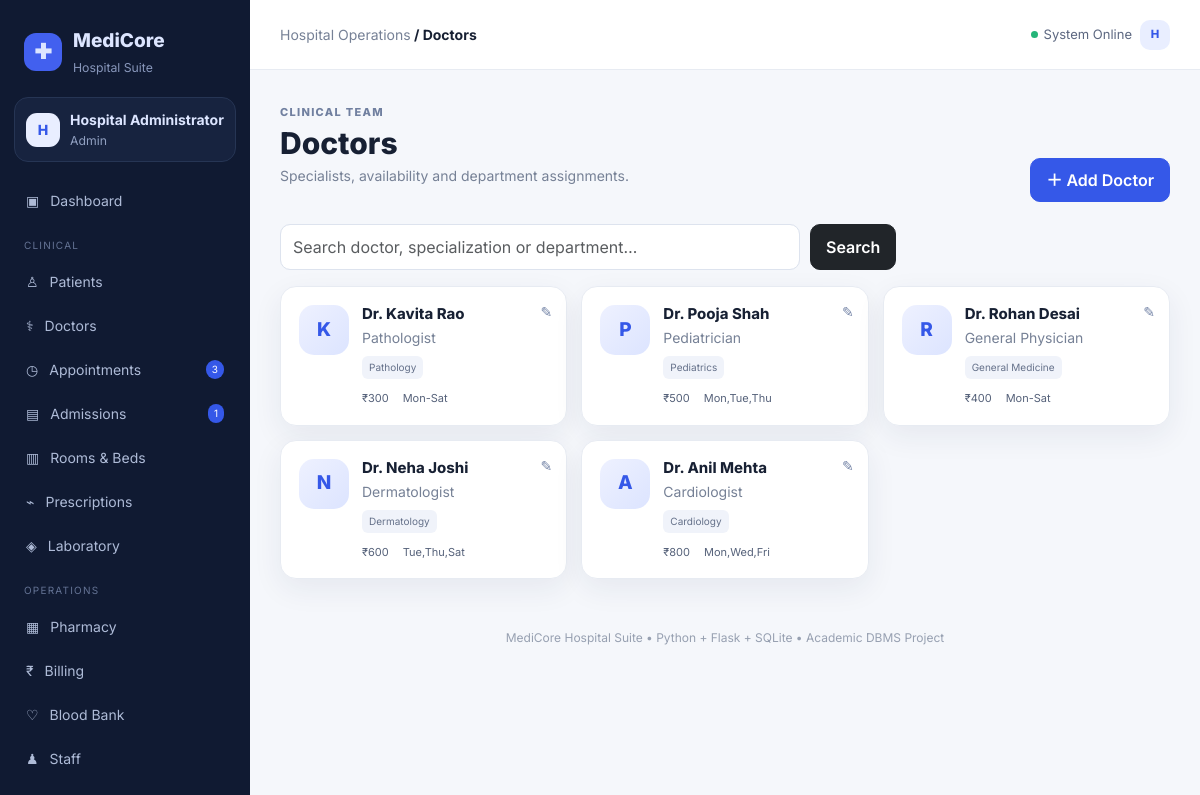
/doctors (signed in), run on the app's committed database.
### tables this page shows
CREATE TABLE doctors(
 doctor_id INTEGER PRIMARY KEY AUTOINCREMENT, name TEXT NOT NULL, specialization TEXT, department_id INTEGER,
 phone TEXT,email TEXT,license_no TEXT,consultation_fee REAL DEFAULT 0,
 available_days TEXT,available_time TEXT,status TEXT DEFAULT 'Active',
 FOREIGN KEY(department_id) REFERENCES departments(department_id)
);

CREATE TABLE departments(
 department_id INTEGER PRIMARY KEY AUTOINCREMENT, name TEXT UNIQUE NOT NULL, floor TEXT, head_name TEXT,
 phone TEXT, status TEXT DEFAULT 'Active'
);

### app.py (the view)
@app.route("/doctors")
@login_required
def doctors():
    q=request.args.get("q","").strip()
    sql="""SELECT d.*,dep.name department_name FROM doctors d
           LEFT JOIN departments dep ON d.department_id=dep.department_id WHERE 1=1"""
    params=[]
    if q: sql+=" AND (d.name LIKE ? OR d.specialization LIKE ? OR dep.name LIKE ?)"; params=[f"%{q}%"]*3
    sql+=" ORDER BY d.doctor_id DESC"
    return render_template("doctors/list.html",doctors=query(sql,params),q=q)

### app.py (called while the page is built)
def get_db():
    conn = sqlite3.connect(DB_PATH)
    conn.row_factory = sqlite3.Row
    conn.execute("PRAGMA foreign_keys = ON")
    conn.execute("PRAGMA journal_mode = WAL")
    return conn

def query(sql, params=()):
    conn = get_db()
    cur = conn.execute(sql, params)
    rows = [dict(r) for r in cur.fetchall()]
    conn.close()
    return rows

def one(sql, params=()):
    conn = get_db()
    row = conn.execute(sql, params).fetchone()
    result = dict(row) if row else None
    conn.close()
    return result

def login_required(fn):
    @wraps(fn)
    def wrapper(*args, **kwargs):
        if "user_id" not in session:
            flash("Please login first.", "warning")
            return redirect(url_for("login"))
        return fn(*args, **kwargs)
    return wrapper

@app.context_processor
def globals():
    return {
        "current_date": date.today(),
        "app_name": "MediCore Hospital",
        "nav_count": {
            "pending": one("SELECT COUNT(*) c FROM appointments WHERE status='Scheduled'")["c"],
            "admitted": one("SELECT COUNT(*) c FROM admissions WHERE status='Admitted'")["c"]
        }
    }

### templates/doctors/list.html
{% extends "base.html" %}{% block title %}Doctors{% endblock %}
{% block content %}<div class="page-head"><div><span class="eyebrow">CLINICAL TEAM</span><h1>Doctors</h1><p class="muted">Specialists, availability and department assignments.</p></div><a class="btn btn-primary" href="{{url_for('add_doctor')}}">＋ Add Doctor</a></div>
<form class="filter-bar mb-3"><input name="q" value="{{q}}" class="form-control" placeholder="Search doctor, specialization or department…"><button class="btn btn-dark">Search</button></form>
<div class="doctor-grid">{% for d in doctors %}<div class="doctor-card"><div class="doctor-avatar">{{d.name.replace('Dr. ','')[0]}}</div><div class="doctor-main"><h4>{{d.name}}</h4><p>{{d.specialization or 'General'}}</p><span class="tiny-tag">{{d.department_name or 'Unassigned'}}</span><div class="doctor-meta"><span>₹{{"%.0f"|format(d.consultation_fee)}}</span><span>{{d.available_days or 'Flexible'}}</span></div></div><a class="edit-float" href="{{url_for('edit_doctor',doctor_id=d.doctor_id)}}">✎</a></div>{% else %}<div class="empty">No doctors found.</div>{% endfor %}</div>{% endblock %}

### static/style.css (style rules this page uses)
:root { --bg:#f5f7fb;--panel:#fff;--text:#172033;--muted:#768196;--line:#e7ebf2;--primary:#3558e8;--navy:#1a2550;--shadow:0 10px 30px rgba(30,42,80,.07) }
* { box-sizing:border-box }
body { margin:0;background:var(--bg);color:var(--text);font-family:Inter,system-ui,sans-serif;font-size:14px }
.muted { color:var(--muted) }
.page-head { display:flex;align-items:flex-end;justify-content:space-between;gap:20px;margin-bottom:22px }
.eyebrow { font-size:11px;letter-spacing:1.3px;color:#7180a0;font-weight:800 }
.page-head h1 { font-size:30px;margin:4px 0;font-weight:800 }
.btn { border-radius:10px;padding:9px 15px;font-weight:600 }
.btn-primary { background:var(--primary);border-color:var(--primary) }
.filter-bar { display:flex;gap:10px }
.filter-bar .form-control { max-width:520px }
.form-control,.form-select { border-radius:10px;border-color:#dde3ee;padding:10px 12px }
.tiny-tag { display:inline-block;background:#f0f3fa;padding:4px 7px;border-radius:6px;font-size:10px;color:#65718a }
.doctor-grid,.room-grid,.staff-grid,.dept-grid,.blood-grid { display:grid;grid-template-columns:repeat(3,minmax(0,1fr));gap:14px }
.doctor-card,.staff-card,.dept-card,.room-card,.blood-card { background:white;border:1px solid var(--line);border-radius:16px;padding:18px;box-shadow:var(--shadow);position:relative }
.doctor-card { display:flex;gap:13px }
.doctor-avatar { width:50px;height:50px;border-radius:15px;background:linear-gradient(135deg,#eef1ff,#dce4ff);color:#3558e8;display:grid;place-items:center;font-weight:800;font-size:19px;flex:0 0 auto }
.doctor-main h4,.staff-card h4 { margin:0 0 4px;font-size:15px;font-weight:750 }
.doctor-main p,.staff-card p { margin:0 0 7px;color:var(--muted) }
.doctor-meta { display:flex;gap:14px;color:#56627a;font-size:11px;margin-top:11px }
.edit-float { position:absolute;right:14px;top:14px;color:#7080a4;text-decoration:none }

### data on the page
doctors: name "K", name "Dr. Kavita Rao", specialization "Pathologist", name "Pathology", consultation_fee "300", available_days "Mon-Sat"
doctors: name "P", name "Dr. Pooja Shah", specialization "Pediatrician", name "Pediatrics", consultation_fee "500", available_days "Mon,Tue,Thu"
doctors: name "R", name "Dr. Rohan Desai", specialization "General Physician", name "General Medicine", consultation_fee "400", available_days "Mon-Sat"
doctors: name "N", name "Dr. Neha Joshi", specialization "Dermatologist", name "Dermatology", consultation_fee "600", available_days "Tue,Thu,Sat"
doctors: name "A", name "Dr. Anil Mehta", specialization "Cardiologist", name "Cardiology", consultation_fee "800", available_days "Mon,Wed,Fri"

### other printed values
{{ session.get('full_name','U')[0] }} "H"
{{ session.get('full_name') }} "Hospital Administrator"
{{ session.get('role') }} "Admin"
{{ nav_count.pending }} "3"
{{ nav_count.admitted }} "1"
